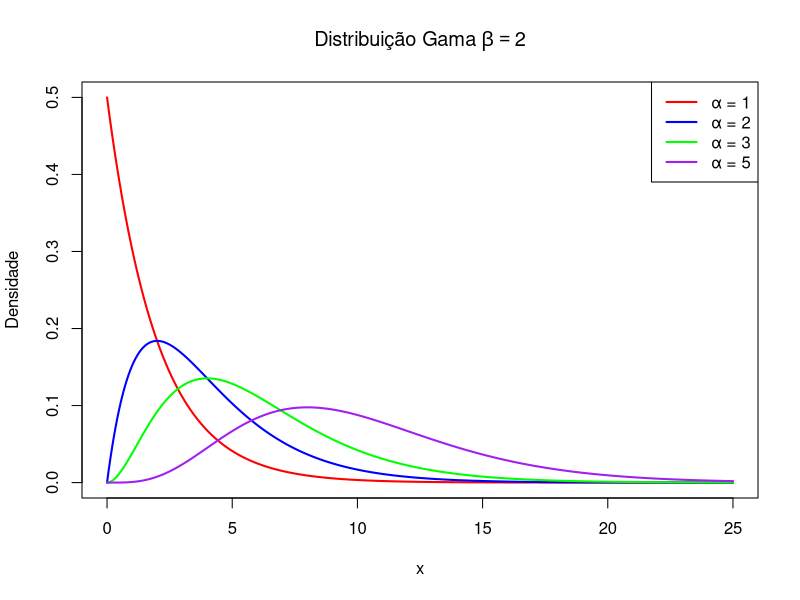
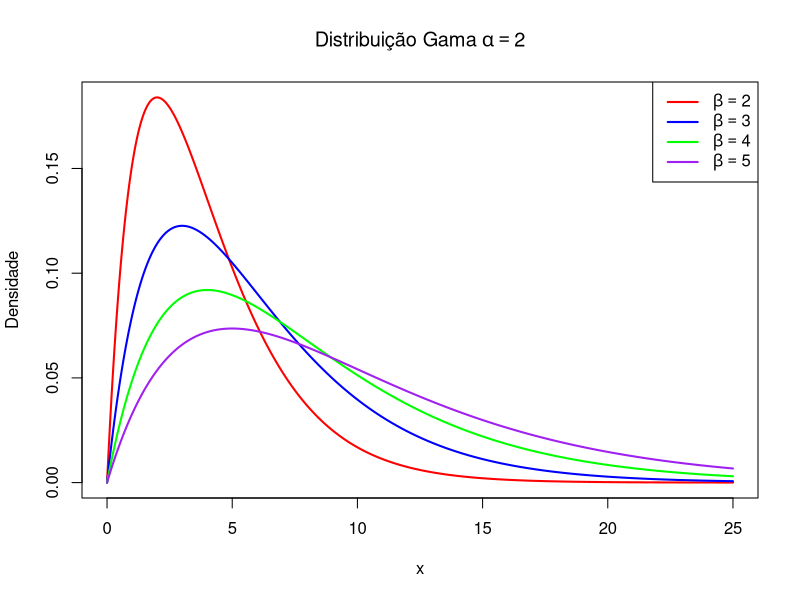
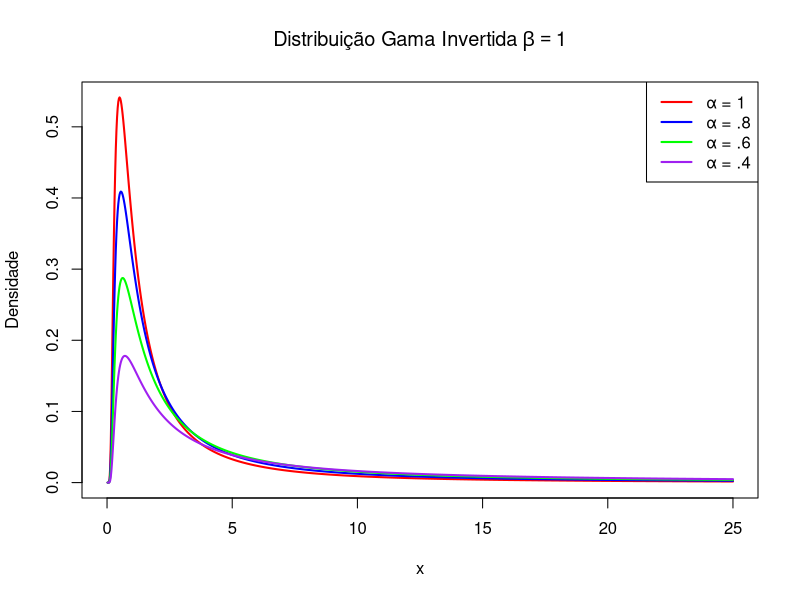
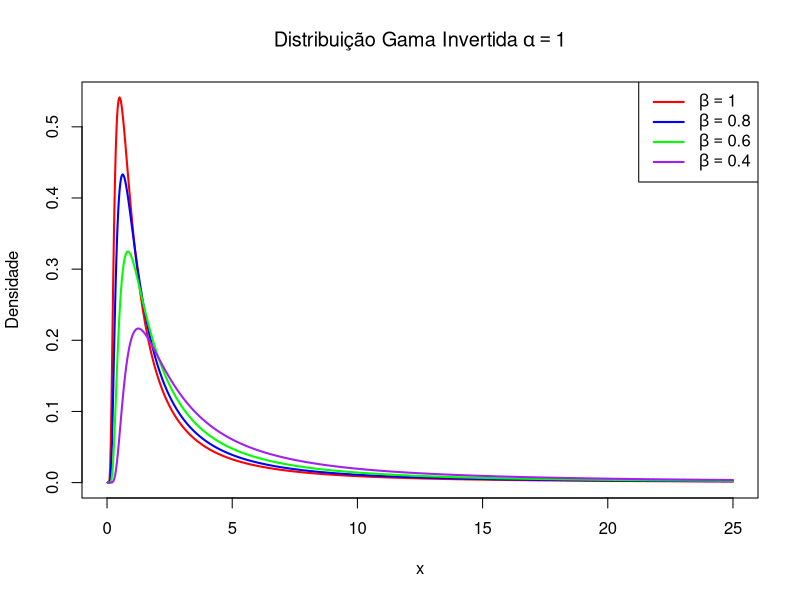
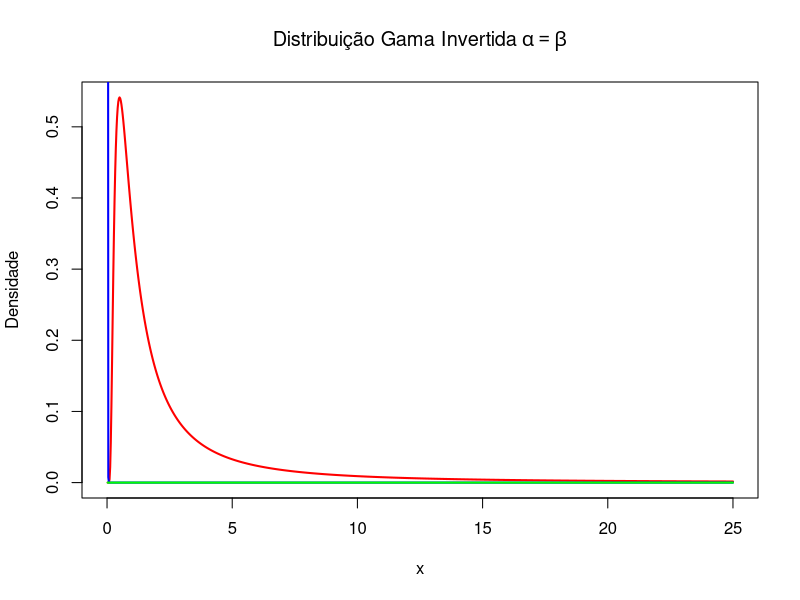
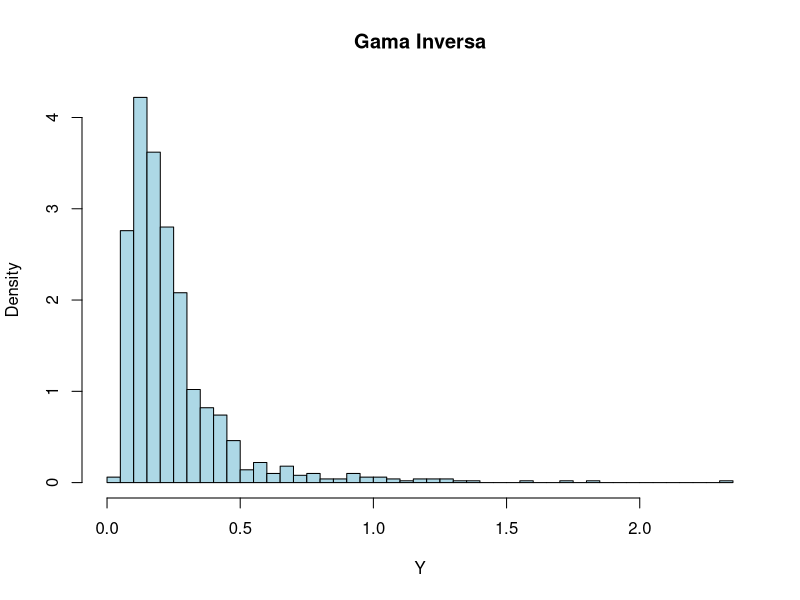

Generate these figures, in order, with R:
# questão 3

# Gamma

## shape variando e rate constante
x <- seq(0, 25, length.out = 1000)

plot(x, dgamma(x, shape = 1, scale = 2),
     type = "l",
     lwd = 2,
     col = "red",
     xlab = "x",
     ylab = "Densidade",
     main = expression("Distribuição Gama" ~ beta == 2))

lines(x, dgamma(x, shape = 2, scale = 2),
      col = "blue", lwd = 2)

lines(x, dgamma(x, shape = 3, scale = 2),
      col = "green", lwd = 2)

lines(x, dgamma(x, shape = 5, scale = 2),
      col = "purple", lwd = 2)

legend("topright",
       legend = c("α = 1", "α = 2", "α = 3", "α = 5"),
       col = c("red", "blue", "green", "purple"),
       lwd = 2)

dev.copy(png, "plot/grafico_gamma_rate_fixo.png",
         width = 800, height = 600, res = 100)

dev.off()

## rate variando e shape constante

plot(x, dgamma(x, shape = 2, scale = 2),
     type = "l",
     lwd = 2,
     col = "red",
     xlab = "x",
     ylab = "Densidade",
     main = expression("Distribuição Gama" ~ alpha == 2))

lines(x, dgamma(x, shape = 2, scale = 3),
      col = "blue", lwd = 2)

lines(x, dgamma(x, shape = 2, scale = 4),
      col = "green", lwd = 2)

lines(x, dgamma(x, shape = 2, scale = 5),
      col = "purple", lwd = 2)

legend("topright",
       legend = c(
         expression(beta == 2),
         expression(beta == 3),
         expression(beta == 4),
         expression(beta == 5)
       ),
       col = c("red", "blue", "green", "purple"),
       lwd = 2)

dev.copy(png, "plot/grafico_gamma_shape_fixo.png",
         width = 800, height = 600, res = 100)

dev.off()

# Gamma Inversa

## shape variando e rate constante
plot(x, dgamma(1/x, shape = 1, scale = 1)/x^2,
     type = "l",
     lwd = 2,
     col = "red",
     xlab = "x",
     ylab = "Densidade",
     main = expression("Distribuição Gama Invertida" ~ beta == 1))

lines(x, dgamma(1/x, shape = .8, scale = 1)/x^2,
      col = "blue", lwd = 2)

lines(x, dgamma(1/x, shape = .6, scale = 1)/x^2,
      col = "green", lwd = 2)

lines(x, dgamma(1/x, shape = .4, scale = 1)/x^2,
      col = "purple", lwd = 2)

legend("topright",
       legend = c("α = 1", "α = .8", "α = .6", "α = .4"),
       col = c("red", "blue", "green", "purple"),
       lwd = 2)

dev.copy(png, "plot/grafico_gamma_inv_rate_fixo.png",
         width = 800, height = 600, res = 100)

dev.off()

## rate variando e shape constante
plot(x, dgamma(1/x, shape = 1, scale = 1)/x^2,
     type = "l",
     lwd = 2,
     col = "red",
     xlab = "x",
     ylab = "Densidade",
     main = expression("Distribuição Gama Invertida" ~ alpha == 1))

lines(x, dgamma(1/x, shape = 1, scale = .8)/x^2,
      col = "blue", lwd = 2)

lines(x, dgamma(1/x, shape = 1, scale = .6)/x^2,
      col = "green", lwd = 2)

lines(x, dgamma(1/x, shape = 1, scale = .4)/x^2,
      col = "purple", lwd = 2)

legend("topright",
       legend = c(
         expression(beta == 1),
         expression(beta == .8),
         expression(beta == .6),
         expression(beta == .4)
       ),
       col = c("red", "blue", "green", "purple"),
       lwd = 2)

dev.copy(png, "plot/grafico_gamma_inv_shape_fixo.png",
         width = 800, height = 600, res = 100)

dev.off()

## Grafico de \beta = \alpha = (1, 10,0.001)

plot(x, dgamma(1/x, shape = 1, scale = 1)/x^2,
     type = "l",
     lwd = 2,
     col = "red",
     xlab = "x",
     ylab = "Densidade",
     main = expression("Distribuição Gama Invertida" ~ alpha == beta))

lines(x, dgamma(1/x, shape = 10, scale = 10)/x^2,
      col = "blue", lwd = 2)

lines(x, dgamma(1/x, shape = 0.001, scale = 0.001)/x^2,
      col = "green", lwd = 2)

## Gerando amostra de uma gamma inversa a paretir de uma exponencial

n <- 1000
alpha <- 3
beta <- 2

Y <- numeric(n)

for (j in 1:n) {
  
  soma <- 0
  
  for (i in 1:alpha) {
    
    E <- rexp(1, rate = 1/beta)
    
    soma <- soma + E
  }
  
  Y[j] <- 1 / soma
}
Y

hist(Y,
     probability = TRUE,
     breaks = 40,
     col = "lightblue",
     main = "Gama Inversa",
     xlab = "Y")
